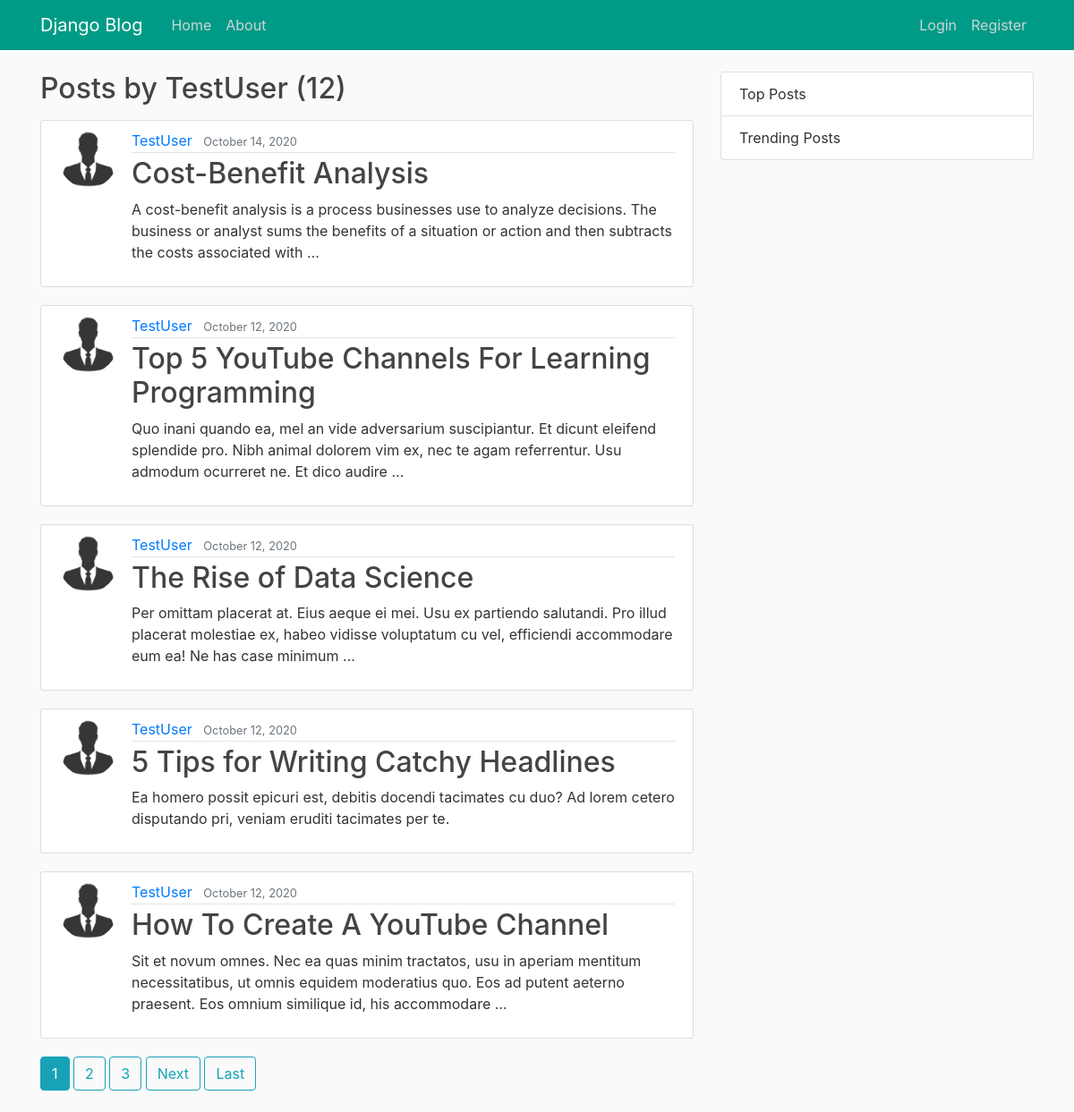
Page /user/TestUser on the committed database.
### blog/models.py (models this page shows, shortened)
class Post(models.Model):
    title = models.CharField(max_length=200)
    author = models.ForeignKey(User, on_delete=models.CASCADE)
    content = models.TextField(blank=True)
    date_posted=models.DateTimeField(default=timezone.now)

### users/models.py (models this page shows, shortened)
class Profile(models.Model):
    user = models.OneToOneField(User, on_delete=models.CASCADE)
    profile_pic = models.ImageField(default='default.jpg', upload_to='profile_pics')

### blog/views.py (the view)
# urls.py: path('user/<str:username>',UserPostListView.as_view(), name = 'user-posts'),
class UserPostListView(ListView):                       # Creates a list view of posts by a particular user
	model = Post
	template_name = 'blog/user_posts.html'
	context_object_name = 'post'
	paginate_by = 5
	def get_queryset(self):                             # filter out post according to user passed through url
		user = get_object_or_404(User, username=self.kwargs.get('username'))
		return Post.objects.filter(author=user).order_by('-date_posted')

### blog/templates/blog/user_posts.html (shortened to what this page needs)
{% extends "blog/base.html" %}
{% block content %}
  <h2 class="mb-3">Posts by {{ view.kwargs.username }} ({{ page_obj.paginator.count }})</h2>
  {% for p in post %}
    <article class="media content-section">
     <img class="rounded-circle article-img" src="{{p.author.profile.profile_pic.url}}">
        <div class="media-body">
          <div class="article-metadata">
            <a class="mr-2" href="{% url 'user-posts' p.author.username %}">{{ p.author }}</a>
            <small class="text-muted">{{ p.date_posted|date:"F d, Y" }}</small>
          </div>
          <h2><a class="article-title" href="{% url 'post-detail' p.id %}">{{ p.title }}</a></h2>
          <p class="article-content">{{ p.content|truncatewords:30 }}</p>
        </div>
    </article>
  {% endfor %}
  {% if is_paginated %}
     {% for num in page_obj.paginator.page_range %}
       {% if page_obj.number == num %}
        <a class="btn btn-info mb-4" href="?page={{ num }}">{{num}}</a>
       {% elif num > page_obj.number|add:'-3' and num < page_obj.number|add:'3' %}
        <a class="btn btn-outline-info mb-4" href="?page={{ num }}">{{num}}</a>
       {% endif %}
     {% endfor %}
     {% if page_obj.has_next %}
       <a class="btn btn-outline-info mb-4" href="?page={{ page_obj.next_page_number }}">Next</a>
       <a class="btn btn-outline-info mb-4" href="?page={{ page_obj.paginator.num_pages }}">Last</a>
     {% endif %}
  {% endif %}
{% endblock %}

### blog/static/blog/main.css (style rules this page uses)
body { background: #fafafa; color: #333333; margin-top: 5rem; }
h1, h2, h3, h4, h5, h6 { color: #444444; }
.content-section { background: #ffffff; padding: 10px 20px; border: 1px solid #dddddd; border-radius: 3px; margin-bottom: 20px; }
.article-title { color: #444444; }
.article-content { white-space: pre-line; }
.article-img { height: 65px; width: 65px; margin-right: 16px; }
.article-metadata { padding-bottom: 1px; margin-bottom: 4px; border-bottom: 1px solid #e3e3e3; }

### rows in the picture
Post: author.profile.profile_pic (placeholder picture), author "TestUser", date_posted "October 14, 2020", title "Cost-Benefit Analysis", content "A cost-benefit analysis is a process businesses use to analyze decisions. The business or analyst sums the benefits of a situation or action and then subtracts the costs associated with …"
Post: author.profile.profile_pic (placeholder picture), author "TestUser", date_posted "October 12, 2020", title "Top 5 YouTube Channels For Learning Programming", content "Quo inani quando ea, mel an vide adversarium suscipiantur. Et dicunt eleifend splendide pro. Nibh animal dolorem vim ex, nec te agam referrentur. Usu admodum ocurreret ne. Et dico audire …"
Post: author.profile.profile_pic (placeholder picture), author "TestUser", date_posted "October 12, 2020", title "The Rise of Data Science", content "Per omittam placerat at. Eius aeque ei mei. Usu ex partiendo salutandi. Pro illud placerat molestiae ex, habeo vidisse voluptatum cu vel, efficiendi accommodare eum ea! Ne has case minimum …"
Post: author.profile.profile_pic (placeholder picture), author "TestUser", date_posted "October 12, 2020", title "5 Tips for Writing Catchy Headlines", content "Ea homero possit epicuri est, debitis docendi tacimates cu duo? Ad lorem cetero disputando pri, veniam eruditi tacimates per te."
Post: author.profile.profile_pic (placeholder picture), author "TestUser", date_posted "October 12, 2020", title "How To Create A YouTube Channel", content "Sit et novum omnes. Nec ea quas minim tractatos, usu in aperiam mentitum necessitatibus, ut omnis equidem moderatius quo. Eos ad putent aeterno praesent. Eos omnium similique id, his accommodare …"

### other values in the picture
{{ view.kwargs.username }} "TestUser"
{{ page_obj.paginator.count }} "12"
{{ num }} "1"
{{ num }} "2" "3"
